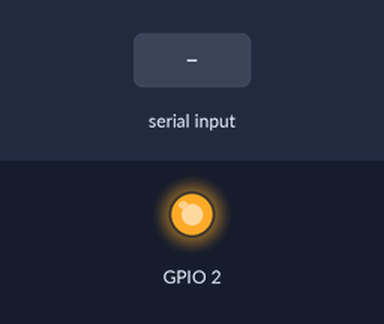
Bench run of a sketch on a simulated ESP32. Shown: output pins drawn as LEDs (lit = HIGH). The inputs (shaded band) are chosen by the test bench. What the sketch prints to the serial monitor is not drawn.

Above: at 1.2 s.
1.3 s: "1" received over the second serial link
At 5.4 s:
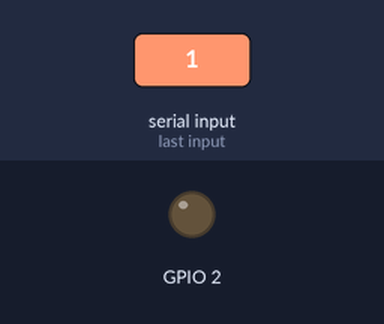
Timing chart, 0 to 21.5 s (numbered marks = the images above; inputs shaded):
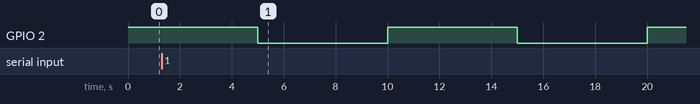

Measured:
- by itself, GPIO 2: alternates HIGH for 5.0 s and LOW for 5.0 s

The sketch:

ESP32_UART_Interrupt.ino
```cpp
#define RXD2 16
#define TXD2 17

void setup() {
  Serial.begin(9600);
  Serial2.begin(9600, SERIAL_8N1, RXD2, TXD2);
  pinMode(2, OUTPUT);

}

void loop() {

  digitalWrite(2, HIGH);
  delay(5000);
  digitalWrite(2, LOW);
  delay(5000);

  while(Serial2.available()){
    Serial.print(char(Serial2.read()));
  }

}
```
